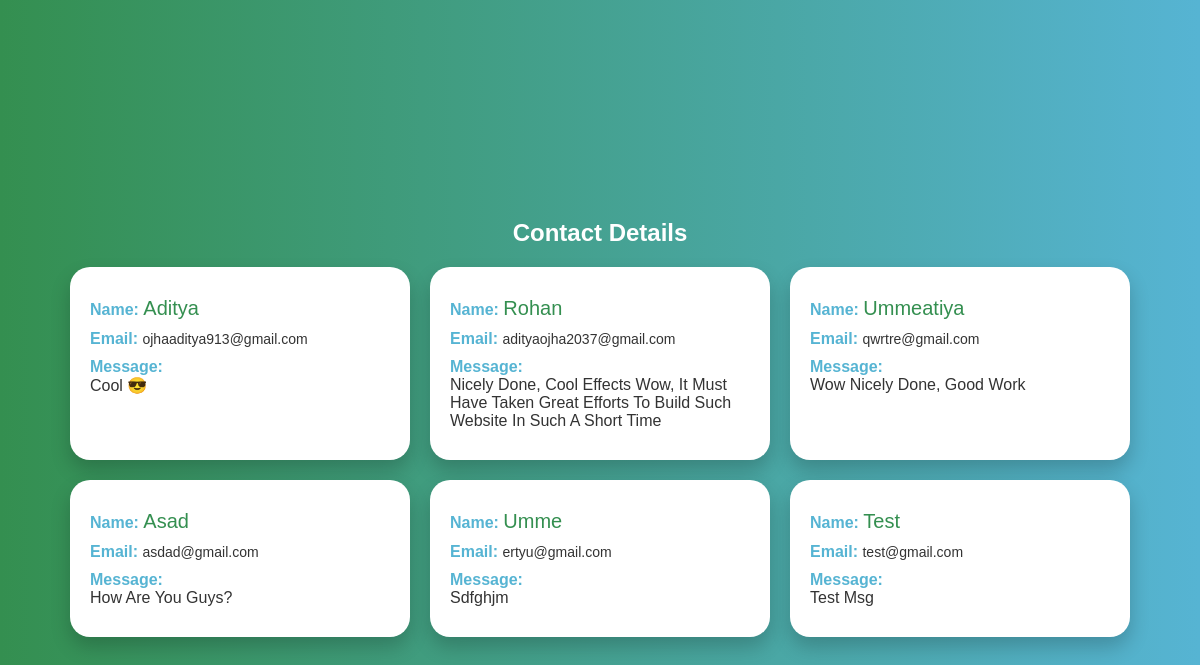
Page /contact/ on the committed database.
### Stocks/models.py (models this page shows, shortened)
class ContactInformation(models.Model):
    name = models.CharField(max_length=255)
    email = models.EmailField()
    message = models.CharField(max_length=120)

### Stocks/views.py (the view)
# urls.py: path('contact/', views.contact, name='contact'),
def contact(request):
    contact_info = ContactInformation.objects.all()
    for contact in contact_info:
        contact.name = contact.name.title()
        contact.name = re.sub(r'\s+', ' ', contact.name).strip()
        contact.message = contact.message.title()
        contact.message = re.sub(r'\s+', ' ', contact.message).strip()
    return render(request, 'contact.html', {'contact_info': contact_info})

### templates/contact.html (shortened to what this page needs)
<!DOCTYPE html>
<html lang="en">
<head>
</head>
<body>
    <h1 class="contact-details">Contact Details</h1>
    <div class="contact-container">
        {% for contact in contact_info %}
        <div class="contact-card">
            <p><strong>Name:</strong> <span style="color: #348F50; font-size: 20px;">{{ contact.name }}</span></p>
            <p><strong>Email:</strong> <span style="font-size: 14px;">{{ contact.email }}</span></p>
            <p><strong>Message:</strong><br>{{ contact.message }}</p>
        </div>
        {% endfor %}
    </div>
</body>
</html>

### templates/contact.html (style rules this page uses)
body { font-family: Arial, sans-serif; background: linear-gradient(to right, #348F50, #56B4D3); padding: 20px; margin: 0; height: 100vh; display: flex; flex-direction: column; justify-content: center; align-items: center; }
.contact-details { color: #fff; font-size: 24px; margin-bottom: 20px; }
.contact-container { display: flex; flex-wrap: wrap; justify-content: center; gap: 20px; }
.contact-card { background-color: #fff; border-radius: 20px; box-shadow: 0 10px 20px rgba(0, 0, 0, 0.2); padding: 20px; width: 300px; transition: all 0.3s ease-in-out; }
.contact-card p { margin: 10px 0; color: #333; font-size: 16px; }
.contact-card strong { font-weight: bold; color: #56B4D3; }

### rows in the picture
ContactInformation: name "Aditya", email "ojhaaditya913@gmail.com", message "Cool 😎"
ContactInformation: name "Rohan", email "adityaojha2037@gmail.com", message "Nicely Done, Cool Effects Wow, It Must Have Taken Great Efforts To Build Such Website In Such A Short Time"
ContactInformation: name "Ummeatiya", email "qwrtre@gmail.com", message "Wow Nicely Done, Good Work"
ContactInformation: name "Asad", email "asdad@gmail.com", message "How Are You Guys?"
ContactInformation: name "Umme", email "ertyu@gmail.com", message "Sdfghjm"
ContactInformation: name "Test", email "test@gmail.com", message "Test Msg"
